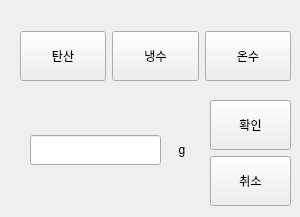
      <widget class="QWidget" name="SODA_2">
       <widget class="QWidget" name="layoutWidget_23">
        <property name="geometry">
         <rect>
          <x>30</x>
          <y>130</y>
          <width>167</width>
          <height>41</height>
         </rect>
        </property>
        <layout class="QGridLayout" name="gridLayout_14">
         <item row="0" column="1">
          <widget class="QLabel" name="label_22">
           <property name="minimumSize">
            <size>
             <width>30</width>
             <height>0</height>
            </size>
           </property>
           <property name="text">
            <string>g</string>
           </property>
           <property name="alignment">
            <set>Qt::AlignCenter</set>
           </property>
          </widget>
         </item>
         <item row="0" column="0">
          <widget class="QLineEdit" name="LE_SODA_2">
           <property name="minimumSize">
            <size>
             <width>0</width>
             <height>30</height>
            </size>
           </property>
           <property name="alignment">
            <set>Qt::AlignCenter</set>
           </property>
          </widget>
         </item>
        </layout>
       </widget>
       <widget class="QWidget" name="layoutWidget_24">
        <property name="geometry">
         <rect>
          <x>210</x>
          <y>100</y>
          <width>81</width>
          <height>108</height>
         </rect>
        </property>
        <layout class="QVBoxLayout" name="verticalLayout_16">
         <item>
          <widget class="QPushButton" name="BTN_SODA_OK_2">
           <property name="minimumSize">
            <size>
             <width>50</width>
             <height>50</height>
            </size>
           </property>
           <property name="text">
            <string>확인</string>
           </property>
          </widget>
         </item>
         <item>
          <widget class="QPushButton" name="BTN_SODA_CANCEL_2">
           <property name="minimumSize">
            <size>
             <width>50</width>
             <height>50</height>
            </size>
           </property>
           <property name="text">
            <string>취소</string>
           </property>
          </widget>
         </item>
        </layout>
       </widget>
       <widget class="QWidget" name="layoutWidget_11">
        <property name="geometry">
         <rect>
          <x>20</x>
          <y>30</y>
          <width>271</width>
          <height>52</height>
         </rect>
        </property>
        <layout class="QHBoxLayout" name="horizontalLayout_6">
         <item>
          <widget class="QPushButton" name="BTN_SODA_SODA_2">
           <property name="minimumSize">
            <size>
             <width>50</width>
             <height>50</height>
            </size>
           </property>
           <property name="text">
            <string>탄산</string>
           </property>
          </widget>
         </item>
         <item>
          <widget class="QPushButton" name="BTN_SODA_COLD_2">
           <property name="minimumSize">
            <size>
             <width>50</width>
             <height>50</height>
            </size>
           </property>
           <property name="text">
            <string>냉수</string>
           </property>
          </widget>
         </item>
         <item>
          <widget class="QPushButton" name="BTN_SODA_HOT_2">
           <property name="minimumSize">
            <size>
             <width>50</width>
             <height>50</height>
            </size>
           </property>
           <property name="text">
            <string>온수</string>
           </property>
          </widget>
         </item>
        </layout>
       </widget>
      </widget>
